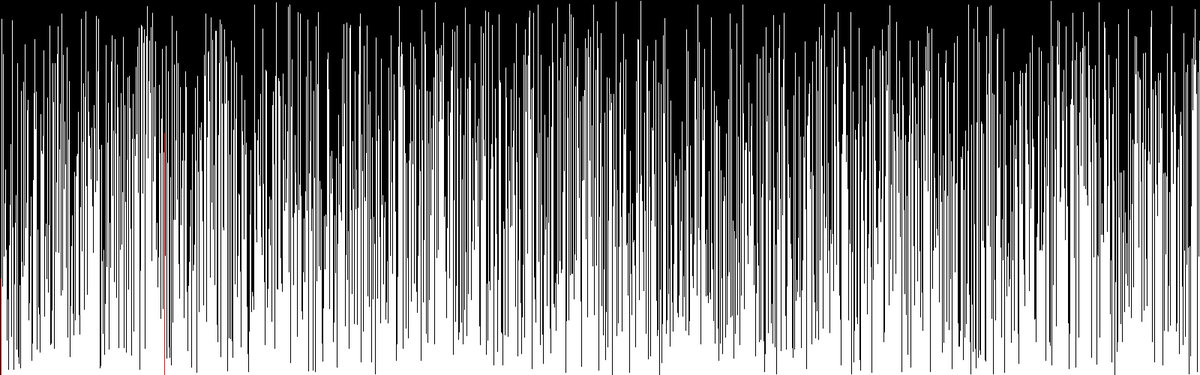
Frame 1 (no input)
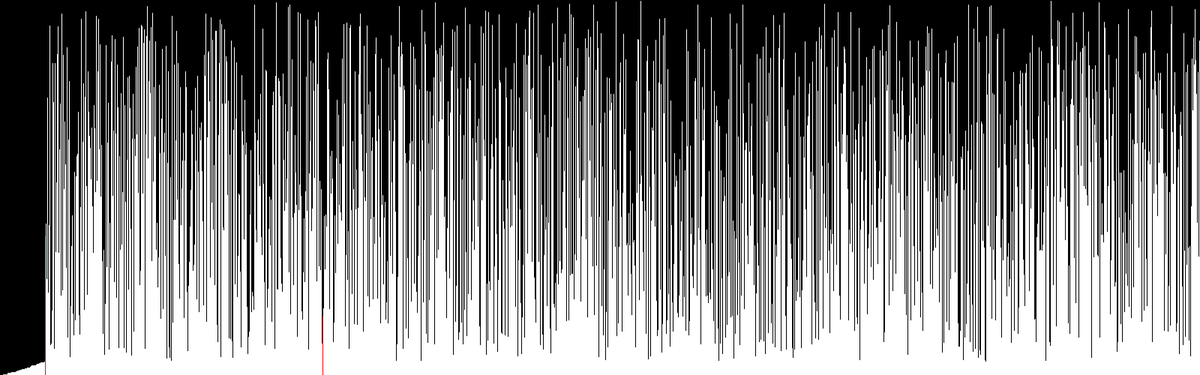
Frame 60 (the mouse pressed at the canvas centre just before this capture)
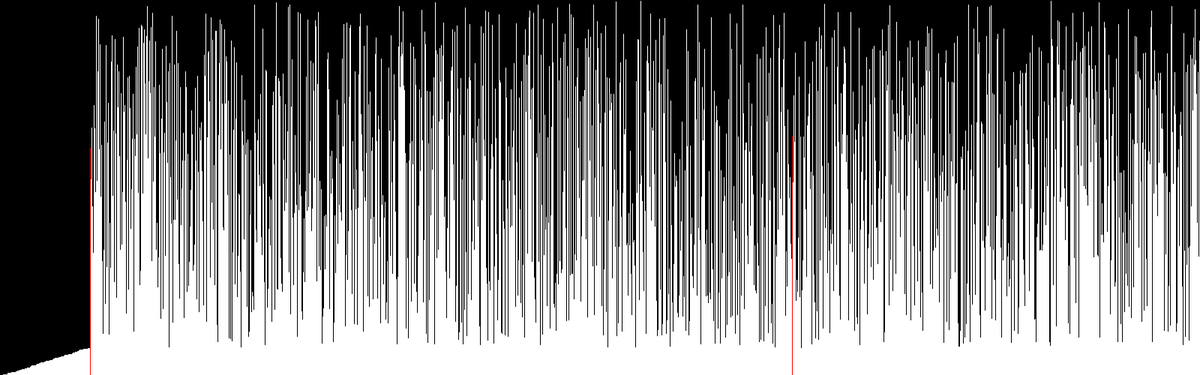
Frame 120 (the mouse held since frame 60 and released just before this capture)

The Processing sketch that drew these frames (run headless with seeded random() and noise(); from frame 60 on, the mouse is pressed at the canvas centre):

// Processing sketch: SelectionSortProcessing
// ── SelectionSortProcessing.pde
int[] values;

int i = 0;
int v = 1;

void setup() {
  size(1600, 500);
  values = new int[width/v];
  for (int i = 0; i <  values.length; i++) {
    values[i] = (int)random(height);
  }
  //values = sort(values);
  frameRate(30);
}

void draw() {
  background(0);

  int min;
  int m = -1;
  if (i < values.length) {
    min = values[i];
    m = i;
    for (int j = i+1; j <  values.length; j++) {
      if (values[j] < min) {
        min = values[j];
        m = j;
      }
    }

    int aux = values[i];
    values[i] = min;
    values[m] = aux;
    i++;
  } else {
    noLoop();
  }

  for (int k = 0; k < values.length; k++) {
    if (k == i || k == m)
      stroke(255, 0, 0);
    else
      stroke(255);
    strokeWeight(v);
    line(v/2 + k*v, height, v/2 + k*v, height - values[k]);
  }
  //delay(100);
}
